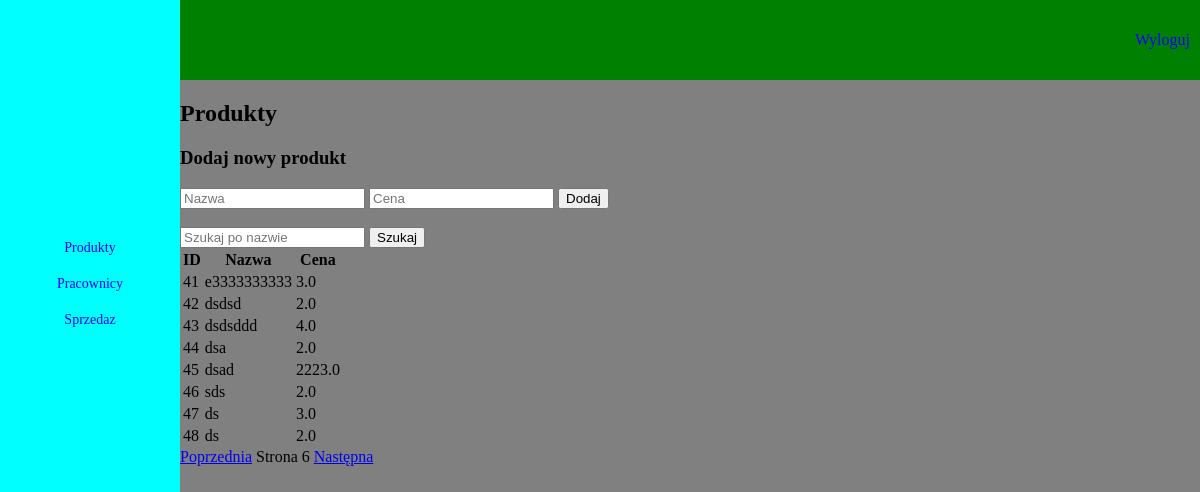
The app's page /dashboard/produkty?page=6&search= (signed in) with its own data.
### tables this page shows
CREATE TABLE produkty (
    id INTEGER PRIMARY KEY AUTOINCREMENT,
    nazwa TEXT NOT NULL,
    cena REAL NOT NULL);

### niezabezpieczona_aplikacja/views/produkty.py (the view)
@produkty_bp.route('/produkty', methods=['GET', 'POST'])
def produkty():
    if 'user_id' not in session:
        return redirect(url_for('login.login'))
    search_query = request.args.get('search', '')
    page = int(request.args.get('page', 1))
    produkty = get_produkty(search_query, per_page=8, page=page)
    if request.method == 'POST':
        nazwa = request.form['nazwa']
        cena = float(request.form['cena'])
        add_produkt(nazwa, cena)
        return redirect(url_for('produkty.produkty', page=page, search=search_query))
    return render_template(
        'produkty.html',
        produkty=produkty,
        search_query=search_query,
        page=page,
        per_page=8
    )

### niezabezpieczona_aplikacja/views/produkty.py (called while the page is built)
def get_db_connection():
    conn = sqlite3.connect(db_path)
    conn.row_factory = sqlite3.Row
    return conn

def get_produkty(search_query=None, per_page=8, page=1):
    offset = (page - 1) * per_page
    conn = get_db_connection()
    cursor = conn.cursor()
    query = "SELECT * FROM produkty"
    if search_query:
        query += f" WHERE nazwa LIKE '%{search_query}%'"
    query += f" LIMIT {per_page} OFFSET {offset}"
    cursor.execute(query)
    results = cursor.fetchall()
    conn.close()
    return results

### niezabezpieczona_aplikacja/templates/produkty.html (shortened to what this page needs)
<!DOCTYPE html>
<html lang="pl">
  <head>
    <link rel="stylesheet" type="text/css" href="{{ url_for('static', filename='css/dashboard_main.css') }}" />
  </head>
  <body>
    <div id="top_menu">
      <a href="{{ url_for('logout.logout') }}">Wyloguj</a>
    </div>
    <div id="content">
<h2>Produkty</h2>
<form method="POST">
    <h3>Dodaj nowy produkt</h3>
    <input type="text" name="nazwa" placeholder="Nazwa" required />
    <input type="number" step="0.01" name="cena" placeholder="Cena" required />
    <button type="submit">Dodaj</button>
</form>
<br>
<form method="GET" action="{{ url_for('produkty.produkty') }}">
    <input type="text" name="search" placeholder="Szukaj po nazwie" value="{{ search_query }}" />
    <button type="submit">Szukaj</button>
</form>
<table>
    <thead>
        <tr>
            <th>ID</th>
            <th>Nazwa</th>
            <th>Cena</th>
        </tr>
    </thead>
    <tbody>
        {% for produkt in produkty %}
        <tr>
            <td>{{ produkt[0] }}</td>
            <td>{{ produkt[1] }}</td>
            <td>{{ produkt[2] }}</td>
        </tr>
        {% endfor %}
    </tbody>
</table>
      <div id="pagination">
        {% if page > 1 %}
          <a href="{{ url_for('produkty.produkty', page=page-1, search=search_query) }}">Poprzednia</a>
        {% endif %}
        <span>Strona {{ page }}</span>
        {% if produkty|length == per_page %}
          <a href="{{ url_for('produkty.produkty', page=page+1, search=search_query) }}">Następna</a>
        {% endif %}
      </div>
    </div>
    <div id="left_menu">
<a href="{{ url_for('produkty.produkty') }}">Produkty</a>
<a href="{{ url_for('pracownicy.pracownicy') }}">Pracownicy</a>
<a href="{{ url_for('sprzedaz.sprzedaz') }}">Sprzedaz</a>
    </div>
  </body>
</html>

### niezabezpieczona_aplikacja/static/css/dashboard_main.css (style rules this page uses)
body { background-color: grey; margin: 0; padding: 0; }
#top_menu { background-color: green; width: 85%; height: 10vh; display: block; float: right; }
#top_menu a { float: right; display: block; text-align: center; margin-left: 10px; margin-right: 10px; text-decoration: none; color: blue; font-family: Georgia, "Times New Roman", Times, serif; font-weight: 200; height: 100%; display: flex; align-items: center; justify-content: center; }
#left_menu { background-color: aqua; width: 15%; position: absolute; top: 0; left: 0; right: 0; bottom: 0; padding-top: 30vh; }
#left_menu a { float: center; display: block; text-decoration: none; color: blue; font-family: Georgia, "Times New Roman", Times, serif; font-size: 14px; width: 100%; border: 1px; border-color: black; display: flex; align-items: center; justify-content: center; margin-bottom: 20px; }
#content { float: right; width: 85%; height: 100hv; }

### records on screen
produkty: id "41", nazwa "e3333333333", cena "3.0"
produkty: id "42", nazwa "dsdsd", cena "2.0"
produkty: id "43", nazwa "dsdsddd", cena "4.0"
produkty: id "44", nazwa "dsa", cena "2.0"
produkty: id "45", nazwa "dsad", cena "2223.0"
produkty: id "46", nazwa "sds", cena "2.0"
produkty: id "47", nazwa "ds", cena "3.0"
produkty: id "48", nazwa "ds", cena "2.0"

### other values on screen
{{ page }} "6"
